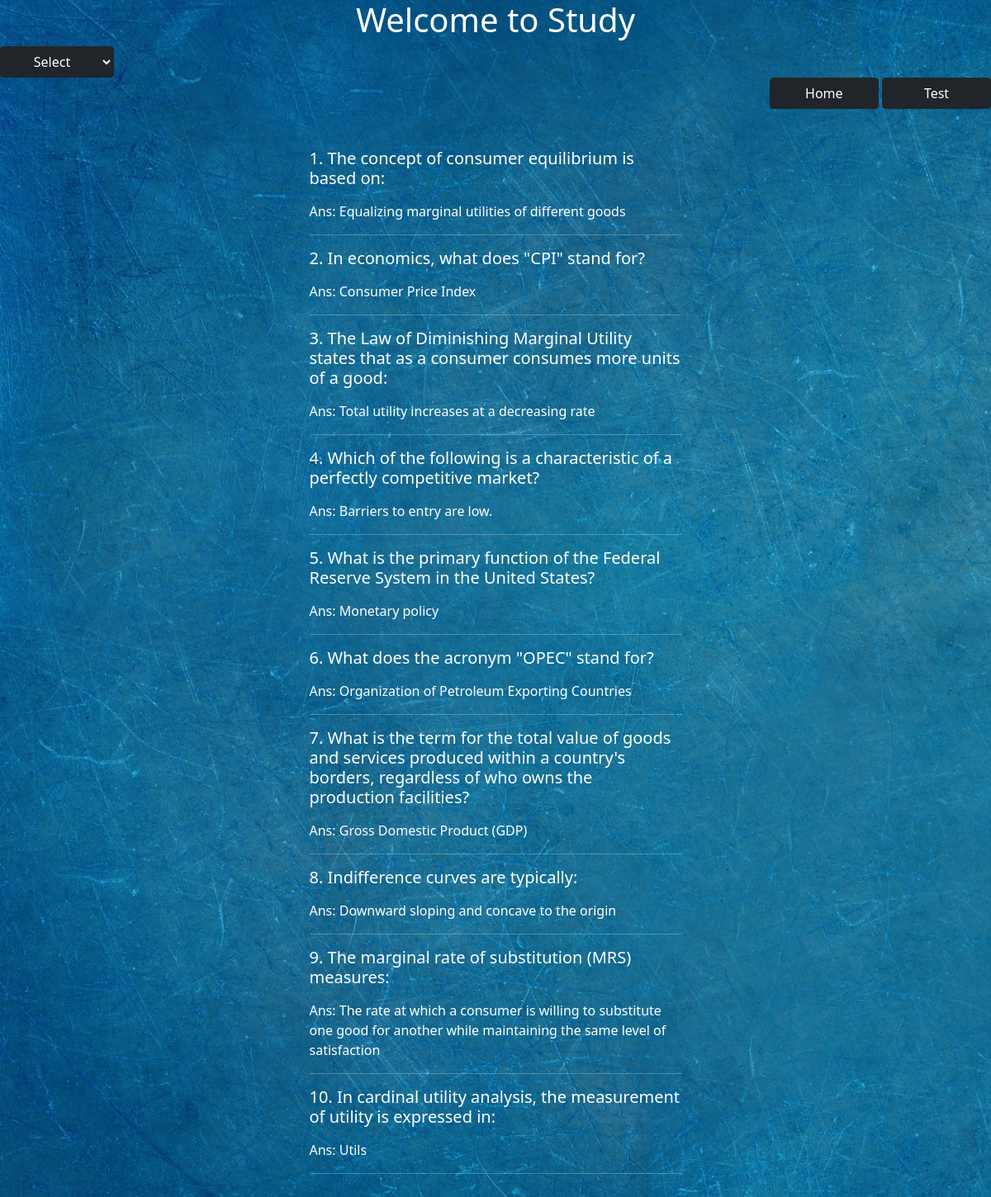
Page /study.php?category_id=1 on the committed database.
### tables this page shows
CREATE TABLE `mytable` (
  `id` int(255) NOT NULL,
  `question` varchar(250) NOT NULL,
  `option1` varchar(250) NOT NULL,
  `option2` varchar(250) NOT NULL,
  `option3` varchar(250) NOT NULL,
  `option4` varchar(250) NOT NULL,
  `correct_answer` varchar(250) NOT NULL,
  `descriptions` varchar(255) DEFAULT NULL,
  `status` tinyint(4) NOT NULL DEFAULT 1,
  `category_id` int(255) NOT NULL
);

### study.php (the view, shortened to what this page needs)
<?php
    include("conn.php");
    $total_questions = 10;
    $category_id = 0;
    if(isset($_GET['category_id']))
    {
        $category_id = $_GET['category_id'];
    }
?>
<!DOCTYPE html>
<html>
<head>
    <link href="css/bootstrap.min.css" rel="stylesheet">
    <h1 align=center style="color:white">Welcome to Study</h1>
    <select class="btn btn-dark" id = "opt">
    <option value="">Select</option>
</div></select>
</head>
<body>
<?php
if($category_id==0 || $category_id=='')
{
    $category_id = 0;
    $query = "SELECT id, question, correct_answer FROM mytable ORDER BY RAND() LIMIT $total_questions";
}
else
{
    $query = "SELECT id, question, correct_answer FROM mytable WHERE category_id=$category_id ORDER BY RAND() LIMIT $total_questions";
}
        $result = mysqli_query($conn, $query);
    ?>
    <div style="text-align: right;" >
    <a href="home.php" class="btn btn-dark" name="home" value="Home" style="width: 11%;">Home</a>
  <a href="test.php" class="btn btn-dark" name="test" value="Test" style="width: 11%;">Test</a>
</div>
    <div class="container" style="color:white">
    <div class="py-5 row justify-content-center">
      <div class="col-lg-5" id = "sa">
        <?php $counter = 0;  while ($row = mysqli_fetch_assoc($result)):  $counter++; ?>
            <div class="qabox mb-5">
          <h5 class="mb-3"><?php echo $counter.'. '.$row['question']; ?></h5 class="mb-3">
          <div>Ans: <?php echo $row['correct_answer']; ?></div>
          <hr>
          <?php endwhile; ?>
</body>
</html>

### study.php (style rules this page uses)
body { margin: 0; padding: 0; background-image: url('test.jpg'); background-size: cover; background-repeat: no-repeat; }

### rows in the picture
mytable: question "The concept of consumer equilibrium is based on:", correct_answer "Equalizing marginal utilities of different goods"
mytable: question "In economics, what does \"CPI\" stand for?", correct_answer "Consumer Price Index"
mytable: question "The Law of Diminishing Marginal Utility states that as a consumer consumes more units of a good:", correct_answer "Total utility increases at a decreasing rate"
mytable: question "Which of the following is a characteristic of a perfectly competitive market?", correct_answer "Barriers to entry are low."
mytable: question "What is the primary function of the Federal Reserve System in the United States?", correct_answer "Monetary policy"
mytable: question "What does the acronym \"OPEC\" stand for?", correct_answer "Organization of Petroleum Exporting Countries"
mytable: question "What is the term for the total value of goods and services produced within a country's borders, regardless of who owns the production facilities?", correct_answer "Gross Domestic Product (GDP)"
mytable: question "Indifference curves are typically:", correct_answer "Downward sloping and concave to the origin"
mytable: question "The marginal rate of substitution (MRS) measures:", correct_answer "The rate at which a consumer is willing to substitute one good for another while maintaining the same level of satisfaction"
mytable: question "In cardinal utility analysis, the measurement of utility is expressed in:", correct_answer "Utils"
